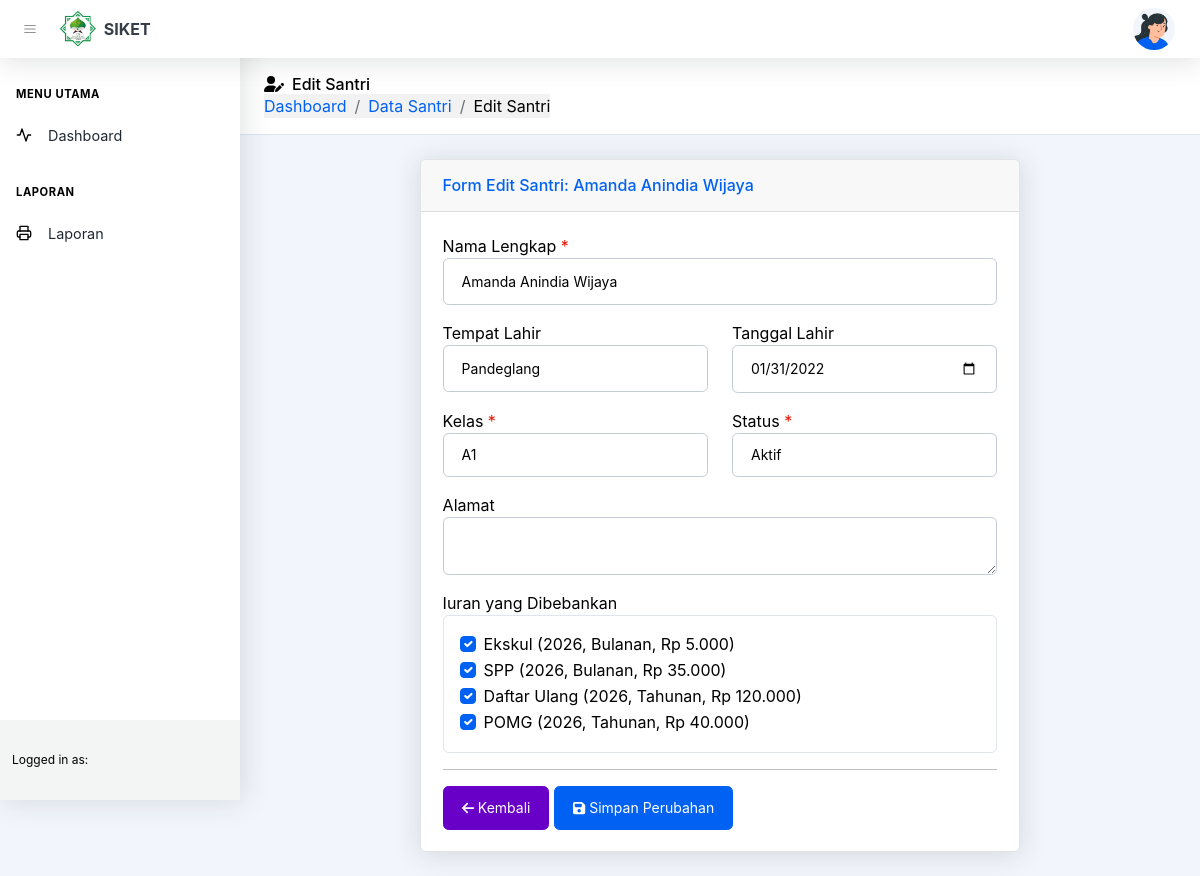
/pages/santri/edit.php?id=1, run on the app's committed database.
### tables this page shows
CREATE TABLE `santri` (
  `id_santri` int(11) NOT NULL,
  `nama` varchar(100) NOT NULL,
  `tempat_lahir` varchar(100) DEFAULT NULL,
  `tanggal_lahir` date DEFAULT NULL,
  `id_kelas` int(11) NOT NULL,
  `alamat` text DEFAULT NULL,
  `id_iuran` int(11) DEFAULT NULL,
  `foto` varchar(255) DEFAULT 'default.png',
  `status` enum('active','nonaktif') DEFAULT 'active',
  `created_at` timestamp NOT NULL DEFAULT current_timestamp(),
  `updated_at` timestamp NOT NULL DEFAULT current_timestamp() ON UPDATE current_timestamp()
);

CREATE TABLE `kelas` (
  `id_kelas` int(11) NOT NULL,
  `nama_kelas` varchar(20) NOT NULL,
  `created_at` timestamp NOT NULL DEFAULT current_timestamp()
);

CREATE TABLE `iuran` (
  `id_iuran` int(11) NOT NULL,
  `nama_iuran` varchar(100) DEFAULT NULL,
  `tahun` int(4) NOT NULL,
  `periode_tipe` enum('bulanan','tahunan') NOT NULL DEFAULT 'bulanan',
  `nominal` decimal(15,2) NOT NULL,
  `keterangan` varchar(255) DEFAULT NULL,
  `created_at` timestamp NOT NULL DEFAULT current_timestamp()
);

### config/app.php (called while the page is built, shortened)
<?php
function baseUrl($path = '')
{
    return rtrim(APP_URL, '/') . '/' . ltrim($path, '/');
}
?>

### config/database.php (called while the page is built, shortened)
<?php
function formatRupiah($number)
{
    return 'Rp ' . number_format($number, 0, ',', '.');
}
?>

### pages/santri/edit.php (the view, shortened to what this page needs)
<?php
require_once '../../config/app.php';
require_once '../../config/database.php';
$id = (int) ($_GET['id'] ?? 0);
$santri = mysqli_fetch_assoc(mysqli_query($conn, "SELECT * FROM santri WHERE id_santri = '$id'"));
require_once '../../includes/header.php';
require_once '../../includes/sidebar.php';
$kelas_list = mysqli_query($conn, "SELECT * FROM kelas ORDER BY nama_kelas ASC");
$iuran_list = mysqli_query($conn, "SELECT * FROM iuran ORDER BY periode_tipe ASC, nama_iuran ASC, tahun DESC");
$current_iuran = [];
if (appTableExists('santri_iuran')) {
    $res = mysqli_query($conn, "SELECT id_iuran FROM santri_iuran WHERE id_santri = '$id' AND is_active = 1");
    while ($row = mysqli_fetch_assoc($res)) {
        $current_iuran[] = (int) $row['id_iuran'];
    }
}
?>
<header class="page-header page-header-compact page-header-light border-bottom bg-white mb-4">
    <div class="container-xl px-4">
        <div class="page-header-content">
            <div class="row align-items-center justify-content-between pt-3">
                <div class="col-auto mb-3">
                    <h1 class="page-header-title">
                        <div class="page-header-icon"><i class="fas fa-user-edit"></i></div>
                        Edit Santri
                    </h1>
                    <nav aria-label="breadcrumb">
                        <ol class="breadcrumb mb-0">
                            <li class="breadcrumb-item"><a href="<?php echo $base_url; ?>/index.php">Dashboard</a></li>
                            <li class="breadcrumb-item"><a href="index.php">Data Santri</a></li>
                            <li class="breadcrumb-item active">Edit Santri</li>
                        </ol>
                    </nav>
                </div>
            </div>
        </div>
    </div>
</header>
<div class="container-xl px-4 mt-4">
    <div class="row justify-content-center">
        <div class="col-xl-8">
            <div class="card shadow mb-4">
                <div class="card-header py-3">
                    <h6 class="m-0 font-weight-bold text-primary">Form Edit Santri: <?php echo htmlspecialchars($santri['nama']); ?></h6>
                </div>
                <div class="card-body">
                    <form method="POST" action="">
                        <div class="form-group mb-3">
                            <label>Nama Lengkap <span class="text-danger">*</span></label>
                            <input type="text" name="nama" class="form-control"
                                value="<?php echo htmlspecialchars($santri['nama']); ?>" required>
                        </div>
                        <div class="row">
                            <div class="col-md-6">
                                <div class="form-group mb-3">
                                    <label>Tempat Lahir</label>
                                    <input type="text" name="tempat_lahir" class="form-control"
                                        value="<?php echo htmlspecialchars($santri['tempat_lahir'] ?? ''); ?>">
                                </div>
                            </div>
                            <div class="col-md-6">
                                <div class="form-group mb-3">
                                    <label>Tanggal Lahir</label>
                                    <input type="date" name="tanggal_lahir" class="form-control"
                                        value="<?php echo !empty($santri['tanggal_lahir']) && $santri['tanggal_lahir'] !== '0000-00-00' ? htmlspecialchars($santri['tanggal_lahir']) : ''; ?>">
                                </div>
                            </div>
                        </div>
                        <div class="row">
                            <div class="col-md-6">
                                <div class="form-group mb-3">
                                    <label>Kelas <span class="text-danger">*</span></label>
                                    <select name="id_kelas" class="form-control" required>
                                        <?php while ($k = mysqli_fetch_assoc($kelas_list)): ?>
                                            <option value="<?php echo (int) $k['id_kelas']; ?>"
                                                <?php echo ((int) $santri['id_kelas'] === (int) $k['id_kelas']) ? 'selected' : ''; ?>>
                                                <?php echo htmlspecialchars($k['nama_kelas']); ?>
                                            </option>
                                        <?php endwhile; ?>
                                    </select>
                                </div>
                            </div>
                            <div class="col-md-6">
                                <div class="form-group mb-3">
                                    <label>Status <span class="text-danger">*</span></label>
                                    <select name="status" class="form-control" required>
                                        <option value="active" <?php echo ($santri['status'] === 'active') ? 'selected' : ''; ?>>Aktif</option>
                                    </select>
                                </div>
                            </div>
                        </div>
                        <div class="form-group mb-3">
                            <label>Alamat</label>
                            <textarea name="alamat" class="form-control" rows="2"><?php echo htmlspecialchars($santri['alamat'] ?? ''); ?></textarea>
                        </div>
                        <div class="form-group mb-3">
                            <label>Iuran yang Dibebankan</label>
                            <div class="border rounded p-3">
                                <?php if (mysqli_num_rows($iuran_list) > 0): ?>
                                    <?php while ($b = mysqli_fetch_assoc($iuran_list)): ?>
                                        <div class="form-check">
                                            <input class="form-check-input" type="checkbox" name="iuran_ids[]"
                                                id="iuran_<?php echo (int) $b['id_iuran']; ?>"
                                                value="<?php echo (int) $b['id_iuran']; ?>"
                                                <?php echo in_array((int) $b['id_iuran'], $current_iuran, true) ? 'checked' : ''; ?>>
                                            <label class="form-check-label" for="iuran_<?php echo (int) $b['id_iuran']; ?>">
                                                <?php echo htmlspecialchars($b['nama_iuran']); ?>
                                                (<?php echo htmlspecialchars($b['tahun']); ?>,
                                                <?php echo ucfirst($b['periode_tipe']); ?>,
                                                <?php echo formatRupiah($b['nominal']); ?>)
                                            </label>
                                        </div>
                                    <?php endwhile; ?>
                                <?php else: ?>
                                    <span class="text-muted">Belum ada data iuran. Tambahkan dulu di menu Data Iuran.</span>
                                <?php endif; ?>
                            </div>
                        </div>
                        <hr>
                        <a href="index.php" class="btn btn-secondary">
                            <i class="fas fa-arrow-left me-1"></i> Kembali
                        </a>
                        <button type="submit" class="btn btn-primary">
                            <i class="fas fa-save me-1"></i> Simpan Perubahan
                        </button>
                    </form>
                </div>
            </div>
        </div>
    </div>
</div>
<?php
require_once '../../includes/footer.php';
?>

### assets/css/custom.css (style rules this page uses)
:root { --bs-body-color: #000000; --bs-body-color-rgb: 0, 0, 0; --bs-gray-600: #000000; }
body { color: #000000; }
body :not(.badge):not(.badge *):not(.btn):not(.btn *):not(a):not(.text-primary):not(.text-secondary):not(.text-success):not(.text-danger):not(.text-warning):not(.text-info):not(.text-white):not(.text-light):not(i):not(svg) { color: #000000; }

### data on the page
santri: nama "Amanda Anindia Wijaya", tempat_lahir "Pandeglang", tanggal_lahir "01/31/2022", id_kelas "A1", status "Aktif"
iuran: id_iuran "☑", nama_iuran "Ekskul", tahun "2026", periode_tipe "Bulanan", nominal "Rp 5.000"
iuran: id_iuran "☑", nama_iuran "SPP", tahun "2026", periode_tipe "Bulanan", nominal "Rp 35.000"
iuran: id_iuran "☑", nama_iuran "Daftar Ulang", tahun "2026", periode_tipe "Tahunan", nominal "Rp 120.000"
iuran: id_iuran "☑", nama_iuran "POMG", tahun "2026", periode_tipe "Tahunan", nominal "Rp 40.000"
